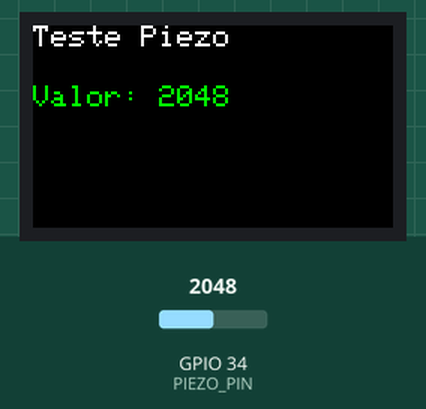
Bench run of a sketch on a simulated ESP32. On the bench: 240×135 colour display. The test bench sets the inputs (shaded band); at power-on: GPIO 34 (PIEZO_PIN) = 2048. What the sketch prints to the serial monitor is not drawn.

Above: at 1.8 s.
1.9 s: GPIO 34 (PIEZO_PIN) set to 2866
At 3.0 s:
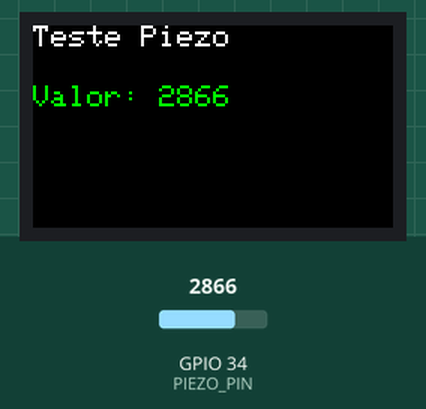
4.9 s: GPIO 34 (PIEZO_PIN) set to 3603
At 5.5 s:
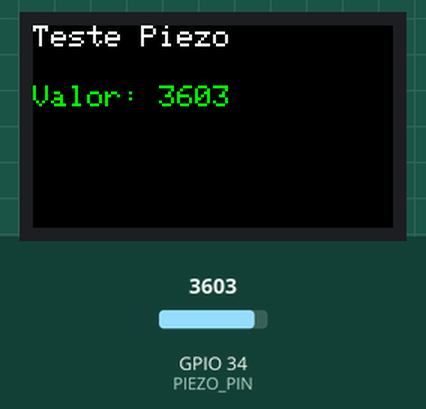
7.9 s: GPIO 34 (PIEZO_PIN) set to 4095
At 8.7 s:
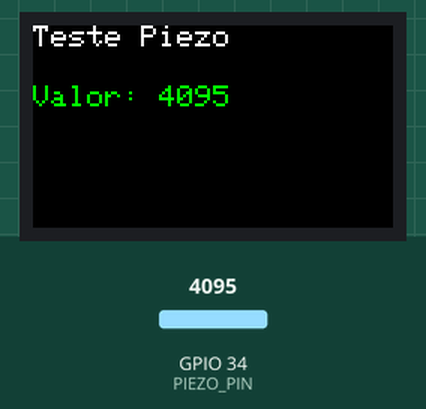
Timing chart, 0 to 10.9 s (numbered marks = the images above; inputs shaded):
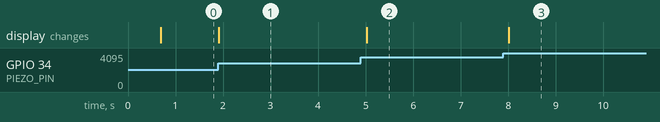

The sketch:

project_code.ino
```cpp
#include <Adafruit_GFX.h>
#include <Adafruit_ST7789.h>
#include <SPI.h>

// ==== Pinos do TFT (iguais ao teu código funcional) ====
#define LCD_MOSI 23
#define LCD_SCLK 18
#define LCD_CS   15
#define LCD_DC   2
#define LCD_RST  4
#define LCD_BLK  32

// ==== Piezo ====
#define PIEZO_PIN 34

Adafruit_ST7789 lcd = Adafruit_ST7789(LCD_CS, LCD_DC, LCD_RST);

void setup() {
  Serial.begin(115200);
  delay(500);

  // Backlight
  pinMode(LCD_BLK, OUTPUT);
  digitalWrite(LCD_BLK, HIGH);

  // Inicializar TFT
  lcd.init(135, 240);
  lcd.setRotation(1);
  lcd.fillScreen(ST77XX_BLACK);

  // Texto inicial
  lcd.setTextSize(2);
  lcd.setTextColor(ST77XX_WHITE);
  lcd.setCursor(0, 0);
  lcd.println("Teste Piezo");
}

void loop() {
  int valor = analogRead(PIEZO_PIN);

  // Limpa apenas a zona do valor
  lcd.fillRect(0, 40, 240, 40, ST77XX_BLACK);
  lcd.setCursor(0, 40);
  lcd.setTextSize(2);
  lcd.setTextColor(ST77XX_GREEN);

  lcd.print("Valor: ");
  lcd.println(valor);

  // Serial (debug)
  Serial.println(valor);

  delay(100);
}
```

Measured:
- after the input at 1.9 s, the display: changes at once (image 1)
- after the input at 4.9 s, the display: changes after 0.12 s (image 2)
- after the input at 7.9 s, the display: changes after 0.11 s (image 3)
